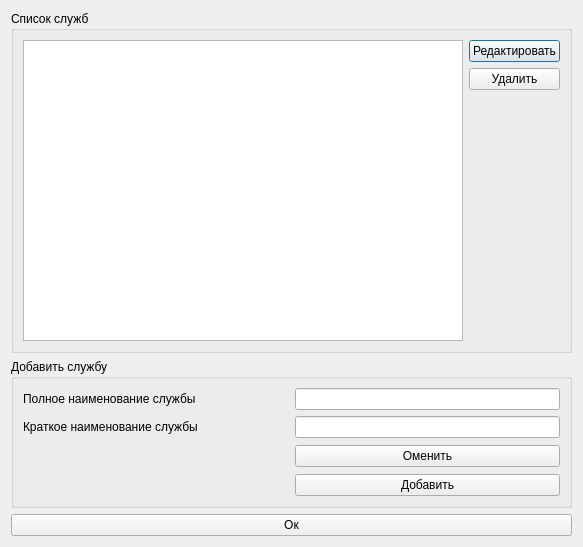
<?xml version="1.0" encoding="UTF-8"?>
<ui version="4.0">
 <class>Dept</class>
 <widget class="QDialog" name="Dept">
  <property name="geometry">
   <rect>
    <x>0</x>
    <y>0</y>
    <width>583</width>
    <height>547</height>
   </rect>
  </property>
  <property name="windowTitle">
   <string>Dialog</string>
  </property>
  <layout class="QVBoxLayout" name="verticalLayout">
   <item>
    <widget class="QGroupBox" name="groupBox">
     <property name="title">
      <string>Список служб</string>
     </property>
     <layout class="QGridLayout" name="gridLayout">
      <item row="0" column="0" rowspan="3">
       <widget class="QTableView" name="deptsTableView"/>
      </item>
      <item row="0" column="1">
       <widget class="QPushButton" name="pushButton">
        <property name="text">
         <string>Редактировать</string>
        </property>
       </widget>
      </item>
      <item row="1" column="1">
       <widget class="QPushButton" name="pushButton_2">
        <property name="text">
         <string>Удалить</string>
        </property>
       </widget>
      </item>
      <item row="2" column="1">
       <spacer name="verticalSpacer">
        <property name="orientation">
         <enum>Qt::Vertical</enum>
        </property>
        <property name="sizeHint" stdset="0">
         <size>
          <width>20</width>
          <height>223</height>
         </size>
        </property>
       </spacer>
      </item>
     </layout>
    </widget>
   </item>
   <item>
    <widget class="QGroupBox" name="groupBox_2">
     <property name="title">
      <string>Добавить службу</string>
     </property>
     <layout class="QGridLayout" name="gridLayout_2">
      <item row="0" column="1">
       <widget class="QLineEdit" name="deptLongName"/>
      </item>
      <item row="1" column="1">
       <widget class="QLineEdit" name="deptShortName"/>
      </item>
      <item row="3" column="1">
       <widget class="QPushButton" name="pushButton_3">
        <property name="text">
         <string>Добавить</string>
        </property>
       </widget>
      </item>
      <item row="1" column="0">
       <widget class="QLabel" name="label_2">
        <property name="text">
         <string>Краткое наименование службы</string>
        </property>
       </widget>
      </item>
      <item row="2" column="0">
       <spacer name="horizontalSpacer">
        <property name="orientation">
         <enum>Qt::Horizontal</enum>
        </property>
        <property name="sizeHint" stdset="0">
         <size>
          <width>264</width>
          <height>24</height>
         </size>
        </property>
       </spacer>
      </item>
      <item row="2" column="1">
       <widget class="QPushButton" name="pushButton_4">
        <property name="text">
         <string>Оменить</string>
        </property>
       </widget>
      </item>
      <item row="0" column="0">
       <widget class="QLabel" name="label">
        <property name="text">
         <string>Полное наименование службы</string>
        </property>
       </widget>
      </item>
     </layout>
    </widget>
   </item>
   <item>
    <widget class="QPushButton" name="pushButton_5">
     <property name="text">
      <string>Ок</string>
     </property>
    </widget>
   </item>
  </layout>
 </widget>
 <resources/>
 <connections>
  <connection>
   <sender>pushButton_2</sender>
   <signal>clicked()</signal>
   <receiver>Dept</receiver>
   <slot>delDept()</slot>
   <hints>
    <hint type="sourcelabel">
     <x>491</x>
     <y>82</y>
    </hint>
    <hint type="destinationlabel">
     <x>579</x>
     <y>117</y>
    </hint>
   </hints>
  </connection>
  <connection>
   <sender>pushButton_4</sender>
   <signal>clicked()</signal>
   <receiver>Dept</receiver>
   <slot>cancelAddDept()</slot>
   <hints>
    <hint type="sourcelabel">
     <x>443</x>
     <y>447</y>
    </hint>
    <hint type="destinationlabel">
     <x>579</x>
     <y>423</y>
    </hint>
   </hints>
  </connection>
  <connection>
   <sender>pushButton_3</sender>
   <signal>clicked()</signal>
   <receiver>Dept</receiver>
   <slot>addDept()</slot>
   <hints>
    <hint type="sourcelabel">
     <x>527</x>
     <y>487</y>
    </hint>
    <hint type="destinationlabel">
     <x>579</x>
     <y>492</y>
    </hint>
   </hints>
  </connection>
  <connection>
   <sender>pushButton_5</sender>
   <signal>clicked()</signal>
   <receiver>Dept</receiver>
   <slot>accept()</slot>
   <hints>
    <hint type="sourcelabel">
     <x>482</x>
     <y>520</y>
    </hint>
    <hint type="destinationlabel">
     <x>577</x>
     <y>542</y>
    </hint>
   </hints>
  </connection>
 </connections>
 <slots>
  <slot>addDept()</slot>
  <slot>delDept()</slot>
  <slot>cancelAddDept()</slot>
 </slots>
</ui>
